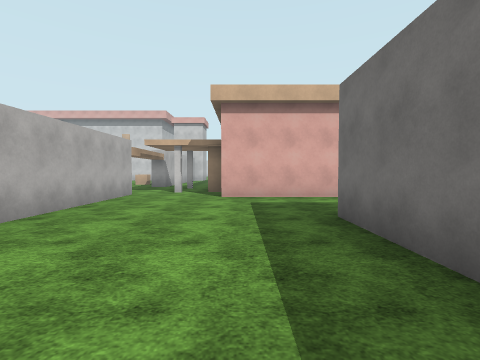
[1] (above)

24 first-person views from a walk through a 3-D level made in the Unity game engine. The camera is 1.4 m above the floor, tilts 2° down and sees 85° across. The floor is counted in squares, 2 m on a side. Each view is taken from the middle of a square. On the plan, view 1 faces up. The plan holds only what a view shows up to about 9 squares ahead; the rest is blank. The place goes on beyond the plan. Flat ground stands in for the terrain. The player character is not drawn. Surface patterns are stand-ins for the level's own textures.

[2]
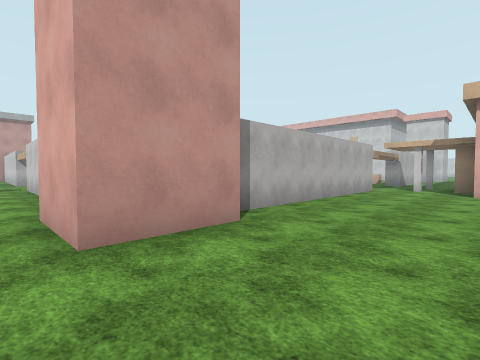

[3]
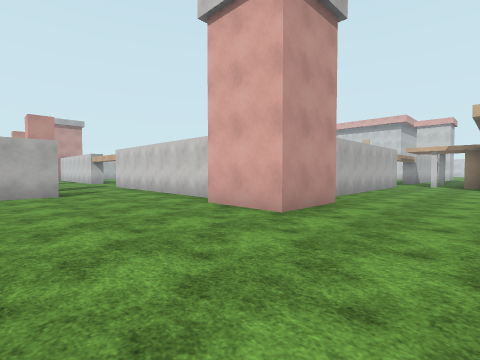

[4]
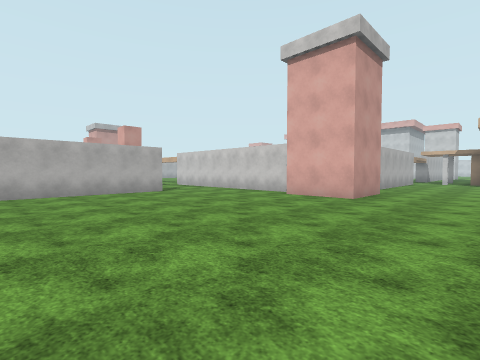

[5]
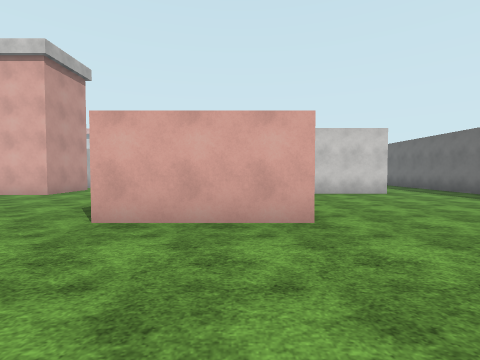

[6]
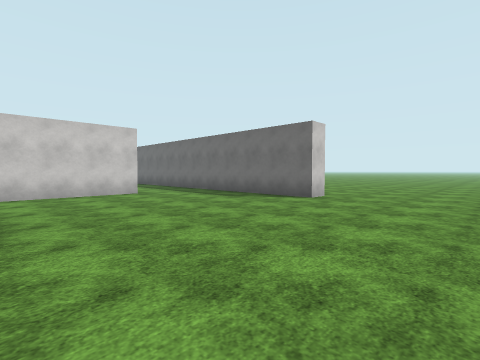

[7]
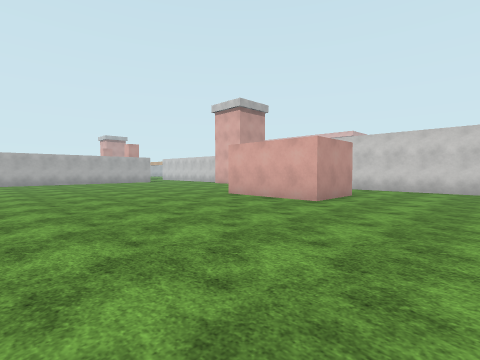

[8]
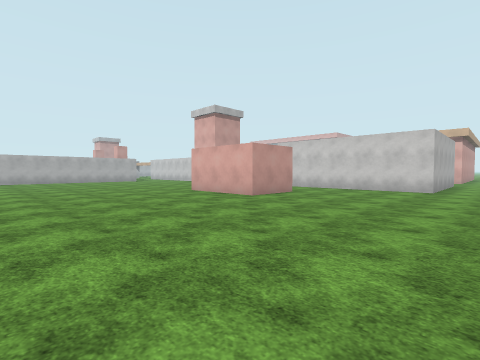

[9]
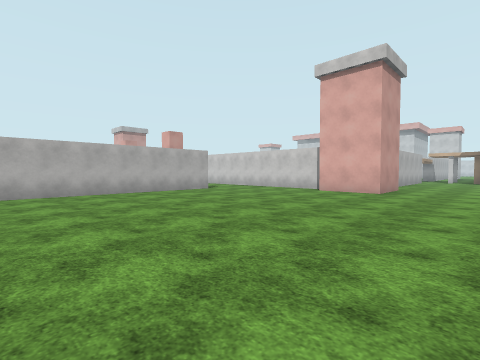

[10]
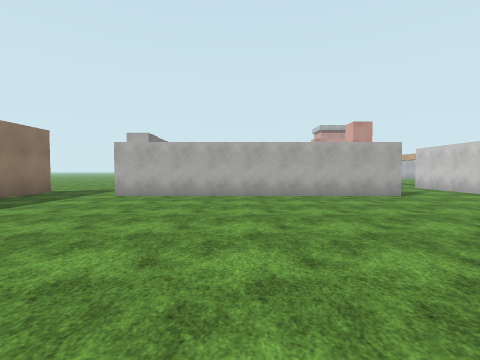

[11]
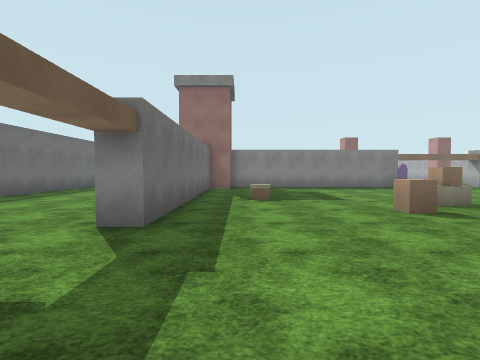

[12]
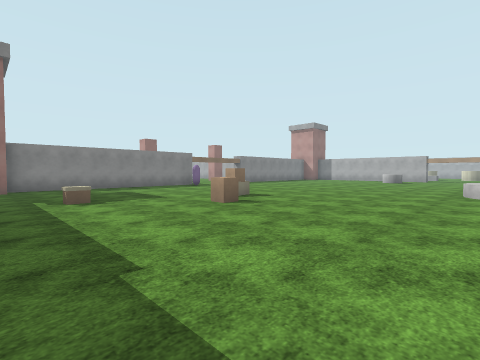

[13]
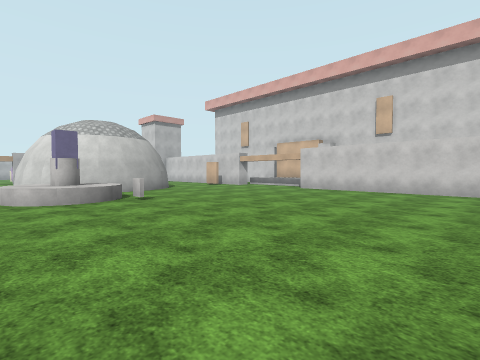

[14]
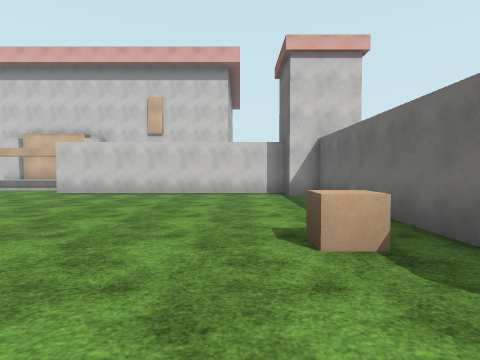

[15]
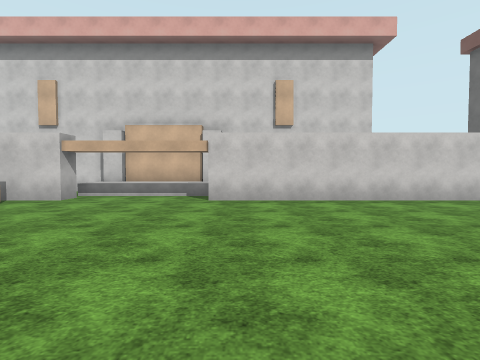

[16]
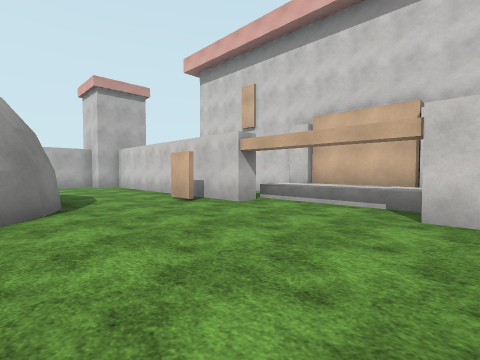

[17]
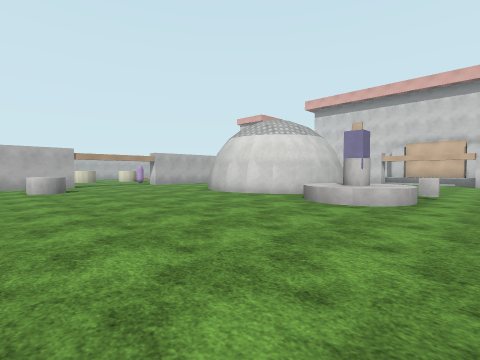

[18]
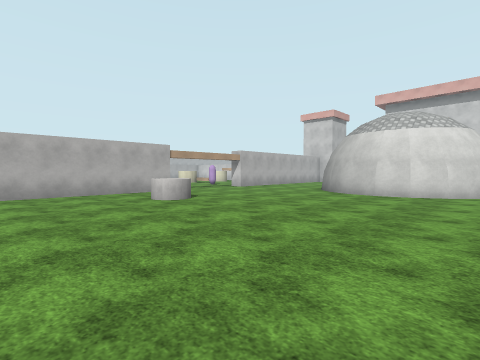

[19]
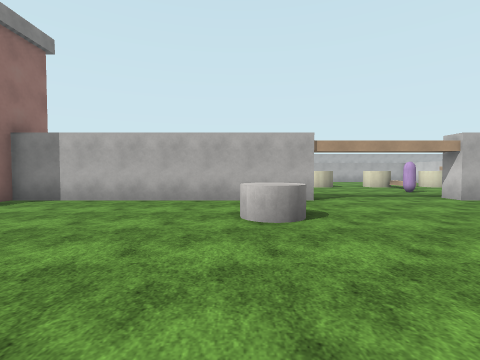

[20]
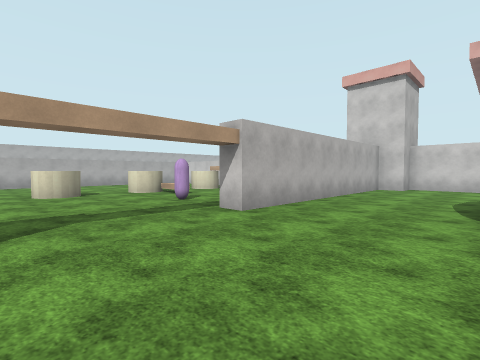

[21]
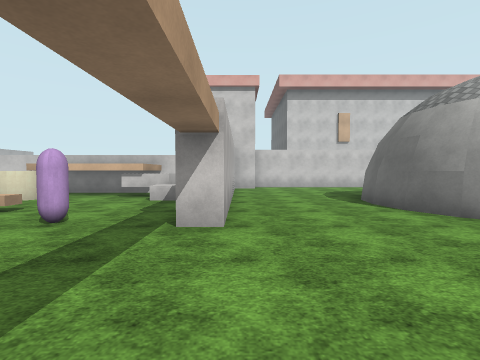

[22]
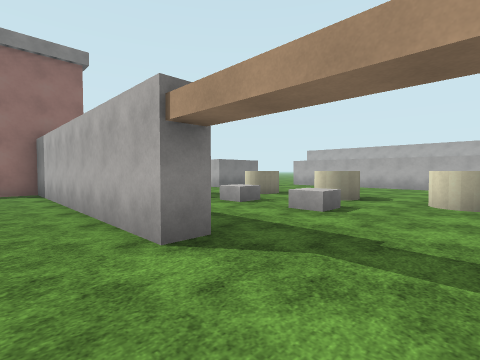

[23]
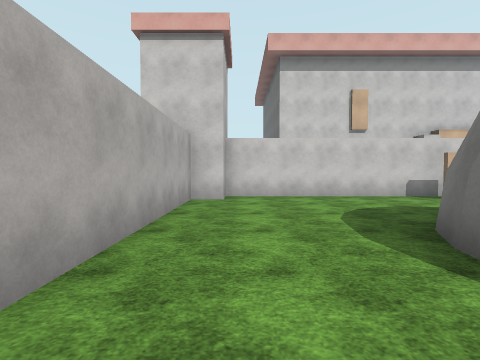

[24]
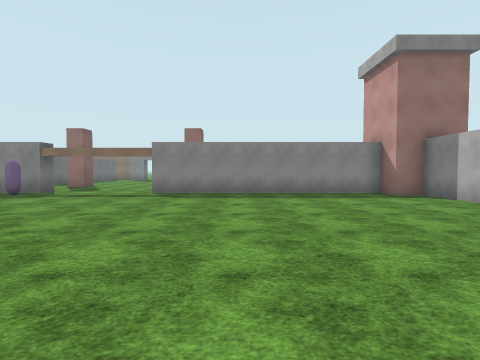

### Floor plan
Points are (right, up) in squares from view 1. A wall is a line through its corners. A room is listed if a view was taken in it or the views show most of it. See-through windows are left out.
Room 1 (views 1, 2, 3, 4, 5, 6, 7, 8, 9, 10)
walls: (4, -3.4) (4, -5.5) (1, -5.5); (-2.6, 0.6) (-2.6, -1.4) (-4.6, -1.4); (1.5, 1.5) (1.5, 4); (-5, -0.8) (-7.5, -0.8); (7.5, -1) (4.2, -1); (-8.3, -3.4) (-8.3, -11.5); (10.2, -5.5) (10.2, -2.6); (-3.2, 6.6) (-3.2, 1.1); (2.8, 7) (-0.5, 7); (-0.5, 8.6) (-1.1, 8.6)
ways out: opening at (-8.3, -2) to room 2; opening at (-2.7, 8) to room 2; opening at (8.5, -1.5)
Room 2 (views 11, 12, 13, 14, 15, 16, 17, 18, 19, 20, 21, 22, 23, 24)
walls: (-23.9, 7.8) (-23.2, 7.8) (-23.2, 0.6) (-22.4, 0.6) (-22.4, -0.2) (-15.2, -0.2); (-7.5, -0.8) (-10.4, -0.8); (-14.9, 13.9) (-14.9, 13.5) (-15, 12.7) (-15.4, 12) (-15.9, 11.4) (-16.7, 11) (-17.5, 10.9) (-18.3, 11) (-19.1, 11.4) (-19.6, 11.9) (-20, 12.6) (-20.1, 13.5) (-20, 14.3) (-19.6, 15); (-5.6, -0.2) (-4.6, -0.2); (-16.7, 16) (-16, 15.7) (-15.5, 15.1); (-3.8, 2.1) (-3.8, 7.8) (-3.2, 7.8) (-3.2, 6.6); (-24.9, 14.9) (-27.5, 14.9); (-16.1, 18.4) (-17, 18.4); (-25, 16.3) (-28.5, 16.3); (-3.8, 13.4) (-3.8, 18.4); (-25.5, 16.4) (-25.5, 14.8); (-15.2, 19.9) (-15.2, 19.2) (-22.4, 19.2) (-22.4, 18.4) (-23.2, 18.4) (-23.2, 11.3) (-23.9, 11.3); (-12, 21.6) (-15.4, 21.6); (-4.6, 18.4) (-4.6, 19.2) (-11.8, 19.2)
low walls: (-12, 12.7) (-12.5, 12.7); (-24.5, 14.1) (-25.1, 14.1); (-11.9, 20.3) (-15.5, 20.3)
ways out: opening at (-8.3, -2) to room 1; opening at (-2.7, 8) to room 1
objects: other object (-28, 5); other object (-28, 7); other object (-28, 10); other object (-28, 12); other object (-28, 15); other object (-27, 6); other object (-27, 8); other object (-26, 11) to (-25, 12); other object (-21, 6) to (-21, 7); other object (-14, 11) to (-13, 12); other object (-11, -11) to (-10, -11); other object (-11, 0); other object (-10, 6); other object (-9, 6); other object (-8, 7); other object (-6, 5); other object (-5, 14); other object (-2, 9)

Positions as (right, up) in squares from view 1, and headings:
1: (0, 0), facing up
2: (0, -2), facing up-left
3: (0, -5), facing up-left
4: (0, -8), facing up-left
5: (3, -9), facing up
6: (4, -9), facing up-right
7: (7, -11), facing up-left
8: (9, -11), facing up-left
9: (0, -10), facing up-left
10: (-1, -8), facing left
11: (-5, 11), facing down
12: (-4, 11), facing down-left
13: (-6, 10), facing up-left
14: (-6, 11), facing up
15: (-11, 13), facing up
16: (-11, 15), facing up-left
17: (-11, 5), facing up-left
18: (-15, 3), facing up-left
19: (-17, 6), facing left
20: (-20, 8), facing up-left
21: (-23, 8), facing up
22: (-22, 10), facing down-left
23: (-22, 12), facing up
24: (-18, 8), facing down
